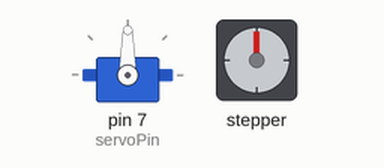
A sketch run on a simulated Arduino Uno, built with avr-gcc and run on an emulated ATmega328P. Shown: servo, stepper motor. Stepper angles assume 2048 steps per turn.

Above: at 0.05 s.
At 3.55 s:
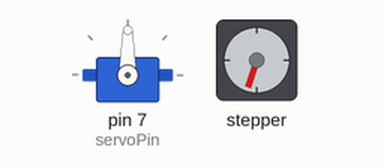
At 7.05 s:
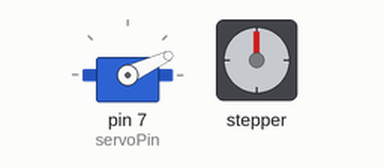
At 14.1 s:
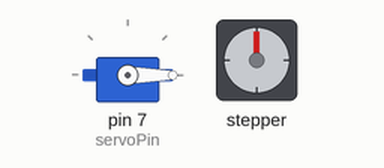
Timing chart, 0 to 18.3 s (numbered marks = the images above):
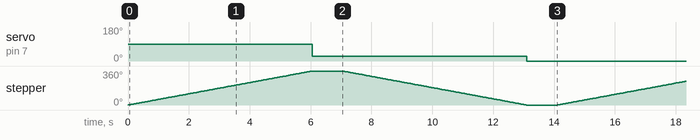

The sketch:

Marcus2.ino
```cpp
#include <Stepper.h>
#include <Servo.h>

//Create servo object and servo pin
Servo myServo;
const int servoPin=7;

//Initialize rotation steps
const int rotation=2048;

//Create stepper object
Stepper carStepper(rotation, 9, 11, 10, 12);

void setup() {
  //Set stepper motor speed and servo pin
  carStepper.setSpeed(10);
  myServo.attach(servoPin);
}

void loop() {
  //Stepper motor forward, then servo turn 25 degrees
  carStepper.step(rotation);
  myServo.write(25);
  delay(1000);

  carStepper.step(-rotation);
  myServo.write(0);
  delay(1000);
}
```

Measured:
- by itself, servo on pin 7 (servoPin): alternates 25° for 7.1 s and 0° for 7.1 s
- by itself, stepper: turns 360° clockwise in 6.0 s, then 360° counter-clockwise in 6.0 s, repeating every 14.1 s
